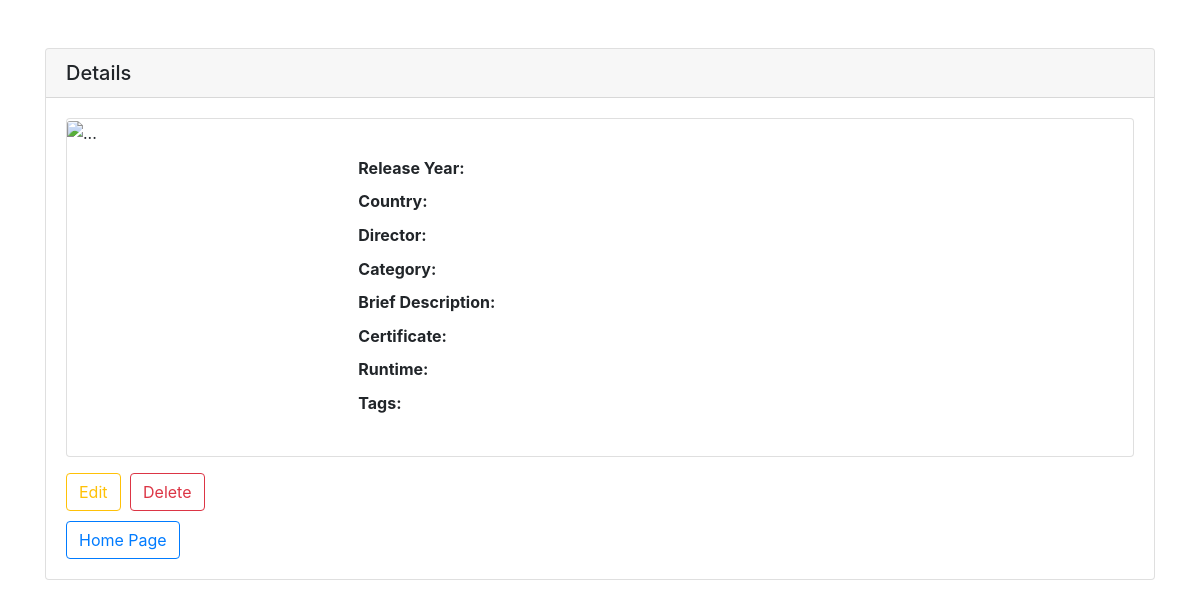
The page /details_documentary/f8ccc193-e136-4e5b-a95e-5f887ff02df9 on the database as committed earlier.
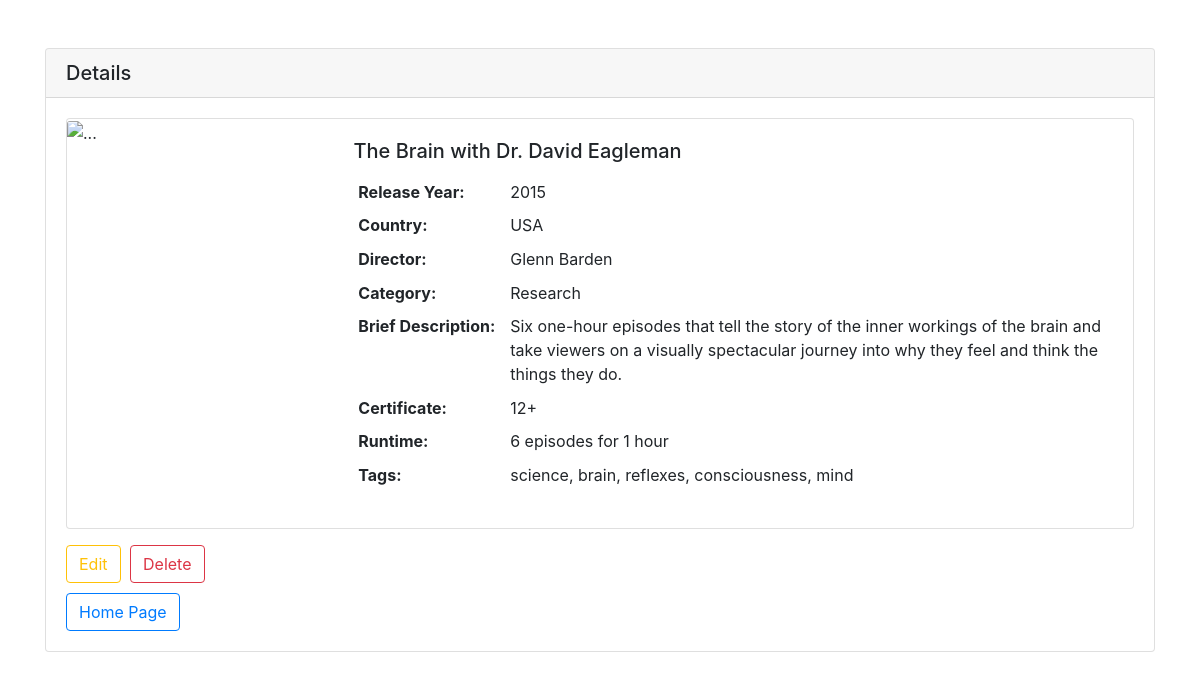
The same page on the database as committed later.
### tables this page shows
CREATE TABLE documentary_films(
    id TEXT PRIMARY KEY,
    title TEXT NOT NULL,
    release_year INTEGER NOT NULL CHECK ( release_year > 1894 AND release_year < 2025 ),
    country TEXT NOT NULL,
    director TEXT NOT NULL,
    category TEXT NOT NULL,
    brief_description TEXT NOT NULL,
    certificate TEXT NOT NULL,
    runtime TEXT NOT NULL,
    tags TEXT NOT NULL
);

### app/main.py (the view)
    @app.route("/details_documentary/<id>", methods=['GET'])
    def details_documentary_by_id(id):
        documentary_film = db_documentary.get_documentary_by_id(db_documentary.open_db(db_url), id)
        return render_template('details_documentary.html', documentary_film=documentary_film)

### app/db_documentary.py (called while the page is built)
def open_db(url):
    db = sqlite3.connect(url)
    db.row_factory = sqlite3.Row
    return db

def get_documentary_by_id(db, id):
    with db:
        cursor = db.cursor()
        cursor.execute('''SELECT id, title, release_year, country, director, category, brief_description, certificate,
        runtime, tags FROM documentary_films WHERE id = :id''', {'id': id})
        for row in cursor:
            return Documentary(
                row['id'],
                row['title'],
                row['release_year'],
                row['country'],
                row['director'],
                row['category'],
                row['brief_description'],
                row['certificate'],
                row['runtime'],
                row['tags']
            )

### app/templates/details_documentary.html (shortened to what this page needs)
<!doctype html>
<html lang="en">
<head>
    <link rel="stylesheet" href="https://stackpath.bootstrapcdn.com/bootstrap/4.3.1/css/bootstrap.min.css"
>
</head>
<body>
<div class="container">
    <div class="row">
        <div class="col pt-5">
            <div class="card">
                <h5 class="card-header">Details</h5>
                <div class="card-body">
                    <div class="card mb-3" >
                      <div class="row no-gutters">
                        <div class="col-md-3">
                          <img src="..." class="card-img" alt="...">
                        </div>
                        <div class="col-md-9">
                          <div class="card-body">
                            <h5 class="card-title">{{ documentary_film.title }}</h5>
                              <table style="table-layout: fixed" class="table table-sm table-borderless">
                                  <tbody>
                                      <tr>
                                          <th style="width: 20px" align="left">Release Year: </th>
                                          <td style="width: 80px" align="left">{{ documentary_film.release_year }}</td>
                                      </tr>
                                      <tr>
                                          <th>Country: </th>
                                          <td>{{ documentary_film.country }}</td>
                                      </tr>
                                      <tr>
                                          <th>Director: </th>
                                          <td>{{ documentary_film.director }}</td>
                                      </tr>
                                      <tr>
                                          <th>Category: </th>
                                          <td>{{ documentary_film.category }}</td>
                                      </tr>
                                      <tr>
                                          <th>Brief Description: </th>
                                          <td>{{ documentary_film.brief_description }}</td>
                                      </tr>
                                      <tr>
                                          <th>Certificate: </th>
                                          <td>{{ documentary_film.certificate }}</td>
                                      </tr>
                                      <tr>
                                          <th>Runtime: </th>
                                          <td>{{ documentary_film.runtime }}</td>
                                      </tr>
                                      <tr>
                                          <th>Tags: </th>
                                          <td>{{ documentary_film.tags }}</td>
                                      </tr>
                                  </tbody>
                              </table>
                          </div>
                        </div>
                      </div>
                    </div>
                    <a href="{{ url_for('edit_documentary_form', id=documentary_film.id) }}"
                       class="btn btn-outline-warning">Edit</a>
                    <a href="{{ url_for('remove_documentary_form', id=documentary_film.id) }}" style="margin-left: 5px"
                       class="btn btn-outline-danger">Delete</a>
                    <div>
                    <a href="{{ url_for('index') }}"><button style="margin-top: 10px" type="button"
                                                             class="btn btn-outline-primary">Home Page</button></a>
                    </div>
                </div>
            </div>
        </div>
    </div>
</div>
</body>
</html>

Rows that differ between the two databases and show on the page:
added documentary_films: title "The Brain with Dr. David Eagleman", release_year "2015", country "USA", director "Glenn Barden", category "Research", brief_description "Six one-hour episodes that tell the story of the inner workings of the brain and take viewers on a visually spectacular journey into why they feel and think the things they do.", certificate "12+", runtime "6 episodes for 1 hour", tags "science, brain, reflexes, consciousness, mind"
